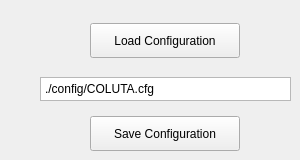
      <widget class="QWidget" name="COLUTA2Tab">
       <attribute name="title">
        <string>COLUTA2</string>
       </attribute>
       <widget class="QWidget" name="gridLayoutWidget_26">
        <property name="geometry">
         <rect>
          <x>40</x>
          <y>20</y>
          <width>251</width>
          <height>131</height>
         </rect>
        </property>
        <layout class="QGridLayout" name="configFileGridLayout_4">
         <item row="0" column="0" alignment="Qt::AlignHCenter|Qt::AlignVCenter">
          <widget class="QPushButton" name="coluta2ConfigFileOpenButton">
           <property name="minimumSize">
            <size>
             <width>150</width>
             <height>35</height>
            </size>
           </property>
           <property name="maximumSize">
            <size>
             <width>150</width>
             <height>35</height>
            </size>
           </property>
           <property name="text">
            <string>Load Configuration</string>
           </property>
          </widget>
         </item>
         <item row="1" column="0" alignment="Qt::AlignHCenter|Qt::AlignVCenter">
          <widget class="QPlainTextEdit" name="coluta2ConfigFileNameBox">
           <property name="maximumSize">
            <size>
             <width>16777215</width>
             <height>24</height>
            </size>
           </property>
           <property name="verticalScrollBarPolicy">
            <enum>Qt::ScrollBarAlwaysOff</enum>
           </property>
           <property name="horizontalScrollBarPolicy">
            <enum>Qt::ScrollBarAlwaysOff</enum>
           </property>
           <property name="plainText">
            <string>./config/COLUTA.cfg</string>
           </property>
          </widget>
         </item>
         <item row="2" column="0" alignment="Qt::AlignHCenter">
          <widget class="QPushButton" name="coluta2ConfigFileSaveButton">
           <property name="minimumSize">
            <size>
             <width>150</width>
             <height>35</height>
            </size>
           </property>
           <property name="maximumSize">
            <size>
             <width>150</width>
             <height>35</height>
            </size>
           </property>
           <property name="text">
            <string>Save Configuration</string>
           </property>
          </widget>
         </item>
        </layout>
       </widget>
      </widget>
